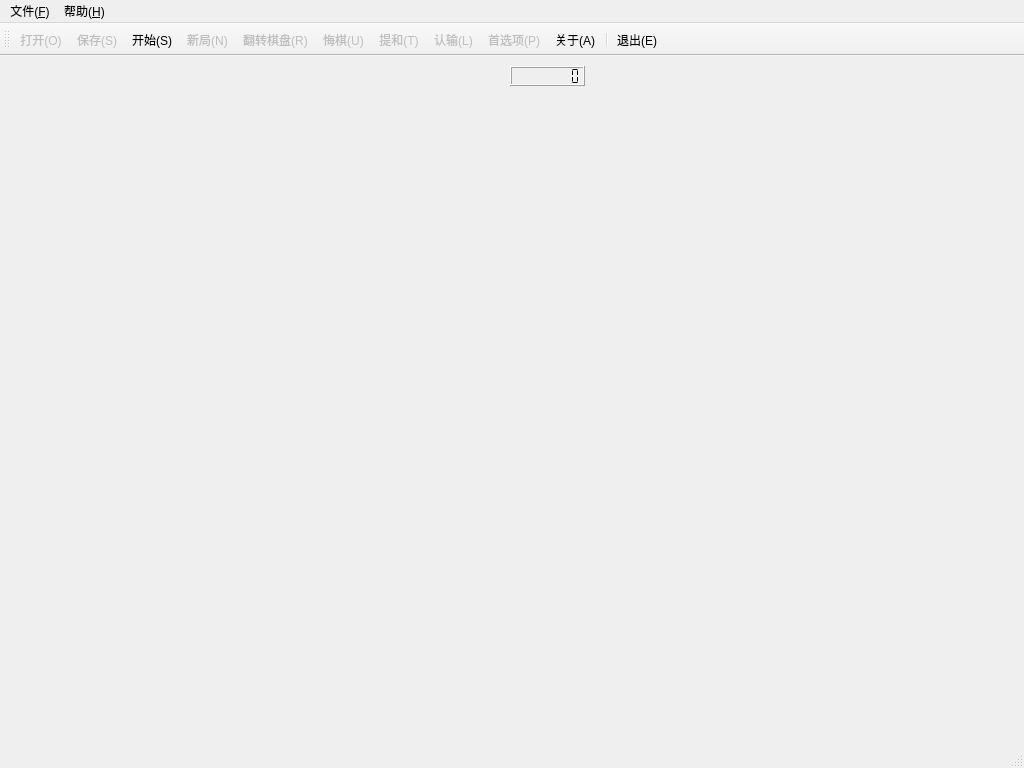
<?xml version="1.0" encoding="UTF-8"?>
<ui version="4.0">
 <class>MainWindow</class>
 <widget class="QMainWindow" name="MainWindow">
  <property name="geometry">
   <rect>
    <x>0</x>
    <y>0</y>
    <width>1024</width>
    <height>768</height>
   </rect>
  </property>
  <property name="minimumSize">
   <size>
    <width>1024</width>
    <height>768</height>
   </size>
  </property>
  <property name="maximumSize">
   <size>
    <width>1024</width>
    <height>768</height>
   </size>
  </property>
  <property name="windowTitle">
   <string>中国象棋</string>
  </property>
  <property name="windowIcon">
   <iconset resource="qtchess.qrc">
    <normaloff>:/images/chess.png</normaloff>:/images/chess.png</iconset>
  </property>
  <widget class="QWidget" name="centralWidget">
   <widget class="QLCDNumber" name="timeLeft">
    <property name="geometry">
     <rect>
      <x>510</x>
      <y>10</y>
      <width>75</width>
      <height>20</height>
     </rect>
    </property>
    <property name="minimumSize">
     <size>
      <width>75</width>
      <height>20</height>
     </size>
    </property>
    <property name="maximumSize">
     <size>
      <width>75</width>
      <height>20</height>
     </size>
    </property>
    <property name="digitCount">
     <number>8</number>
    </property>
    <property name="segmentStyle">
     <enum>QLCDNumber::Flat</enum>
    </property>
    <property name="value" stdset="0">
     <double>0.000000000000000</double>
    </property>
   </widget>
   <widget class="QLabel" name="lblTurn">
    <property name="geometry">
     <rect>
      <x>440</x>
      <y>10</y>
      <width>61</width>
      <height>20</height>
     </rect>
    </property>
    <property name="text">
     <string/>
    </property>
   </widget>
  </widget>
  <widget class="QMenuBar" name="menuBar">
   <property name="geometry">
    <rect>
     <x>0</x>
     <y>0</y>
     <width>1024</width>
     <height>27</height>
    </rect>
   </property>
   <widget class="QMenu" name="menuFile">
    <property name="title">
     <string>文件(&amp;F)</string>
    </property>
    <addaction name="actionOpen"/>
    <addaction name="actionStart"/>
    <addaction name="actionNewGame"/>
    <addaction name="actionFlip"/>
    <addaction name="actionUndo"/>
    <addaction name="actionLose"/>
    <addaction name="actionTie"/>
    <addaction name="actionSettings"/>
    <addaction name="actionSave"/>
    <addaction name="separator"/>
    <addaction name="actionExit"/>
   </widget>
   <widget class="QMenu" name="menu_Help">
    <property name="title">
     <string>帮助(&amp;H)</string>
    </property>
    <addaction name="actionAbout"/>
   </widget>
   <addaction name="menuFile"/>
   <addaction name="menu_Help"/>
  </widget>
  <widget class="QStatusBar" name="statusBar"/>
  <widget class="QToolBar" name="toolBar">
   <property name="windowTitle">
    <string>toolBar</string>
   </property>
   <attribute name="toolBarArea">
    <enum>TopToolBarArea</enum>
   </attribute>
   <attribute name="toolBarBreak">
    <bool>false</bool>
   </attribute>
   <addaction name="actionOpen"/>
   <addaction name="actionSave"/>
   <addaction name="actionStart"/>
   <addaction name="actionNewGame"/>
   <addaction name="actionFlip"/>
   <addaction name="actionUndo"/>
   <addaction name="actionTie"/>
   <addaction name="actionLose"/>
   <addaction name="actionSettings"/>
   <addaction name="actionAbout"/>
   <addaction name="separator"/>
   <addaction name="actionExit"/>
  </widget>
  <action name="actionAbout">
   <property name="icon">
    <iconset resource="qtchess.qrc">
     <normaloff>:/images/helpabout.png</normaloff>:/images/helpabout.png</iconset>
   </property>
   <property name="text">
    <string>关于(&amp;A)</string>
   </property>
  </action>
  <action name="actionOpen">
   <property name="enabled">
    <bool>false</bool>
   </property>
   <property name="icon">
    <iconset resource="qtchess.qrc">
     <normaloff>:/images/fileopen.png</normaloff>:/images/fileopen.png</iconset>
   </property>
   <property name="text">
    <string>打开(&amp;O)</string>
   </property>
  </action>
  <action name="actionStart">
   <property name="icon">
    <iconset resource="qtchess.qrc">
     <normaloff>:/images/start.png</normaloff>:/images/start.png</iconset>
   </property>
   <property name="text">
    <string>开始(&amp;S)</string>
   </property>
  </action>
  <action name="actionNewGame">
   <property name="enabled">
    <bool>false</bool>
   </property>
   <property name="icon">
    <iconset resource="qtchess.qrc">
     <normaloff>:/images/newgame.png</normaloff>:/images/newgame.png</iconset>
   </property>
   <property name="text">
    <string>新局(&amp;N)</string>
   </property>
  </action>
  <action name="actionTie">
   <property name="enabled">
    <bool>false</bool>
   </property>
   <property name="icon">
    <iconset resource="qtchess.qrc">
     <normaloff>:/images/tie.png</normaloff>:/images/tie.png</iconset>
   </property>
   <property name="text">
    <string>提和(&amp;T)</string>
   </property>
  </action>
  <action name="actionUndo">
   <property name="enabled">
    <bool>false</bool>
   </property>
   <property name="icon">
    <iconset resource="qtchess.qrc">
     <normaloff>:/images/fallback.png</normaloff>:/images/fallback.png</iconset>
   </property>
   <property name="text">
    <string>悔棋(&amp;U)</string>
   </property>
  </action>
  <action name="actionLose">
   <property name="enabled">
    <bool>false</bool>
   </property>
   <property name="icon">
    <iconset resource="qtchess.qrc">
     <normaloff>:/images/fail.png</normaloff>:/images/fail.png</iconset>
   </property>
   <property name="text">
    <string>认输(&amp;L)</string>
   </property>
  </action>
  <action name="actionExit">
   <property name="icon">
    <iconset resource="qtchess.qrc">
     <normaloff>:/images/fileexit.png</normaloff>:/images/fileexit.png</iconset>
   </property>
   <property name="text">
    <string>退出(&amp;E)</string>
   </property>
  </action>
  <action name="actionSettings">
   <property name="enabled">
    <bool>false</bool>
   </property>
   <property name="icon">
    <iconset resource="qtchess.qrc">
     <normaloff>:/images/settings.png</normaloff>:/images/settings.png</iconset>
   </property>
   <property name="text">
    <string>首选项(&amp;P)</string>
   </property>
  </action>
  <action name="actionSave">
   <property name="enabled">
    <bool>false</bool>
   </property>
   <property name="icon">
    <iconset resource="qtchess.qrc">
     <normaloff>:/images/filesave.png</normaloff>:/images/filesave.png</iconset>
   </property>
   <property name="text">
    <string>保存(&amp;S)</string>
   </property>
  </action>
  <action name="actionFlip">
   <property name="enabled">
    <bool>false</bool>
   </property>
   <property name="icon">
    <iconset resource="qtchess.qrc">
     <normaloff>:/images/flip.png</normaloff>:/images/flip.png</iconset>
   </property>
   <property name="text">
    <string>翻转棋盘(&amp;R)</string>
   </property>
  </action>
 </widget>
 <layoutdefault spacing="6" margin="11"/>
 <resources>
  <include location="qtchess.qrc"/>
 </resources>
 <connections/>
</ui>
